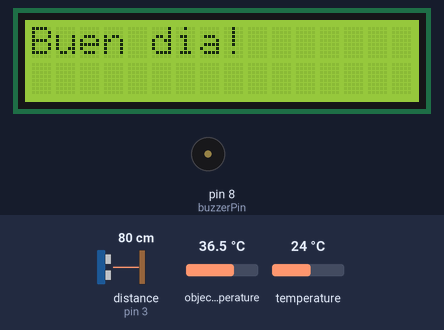
Bench run of a sketch on a simulated Arduino Uno, built with avr-gcc and run on an emulated ATmega328P. On the bench: 16×2 character LCD, buzzer (waves = sounding, pin HIGH). Wiring (inferred from the names in the program): ultrasonic range finder: trigger pin 2; echo pin 3. The inputs (shaded band) are chosen by the test bench; at power-on: distance to the obstacle (sensor on pin 3) 80 cm, object temperature 36.5 °C, temperature 24 °C. The echo pulse lasts 58.3 µs per cm; pins used as bus, display or sensor lines are not drawn; what the sketch prints to the serial monitor is not drawn.

Above: at 0.2 s.
1.3 s: distance to the obstacle (sensor on pin 3) set to 7 cm
5.6 s: distance to the obstacle (sensor on pin 3) set to 4 cm
At 7.9 s:
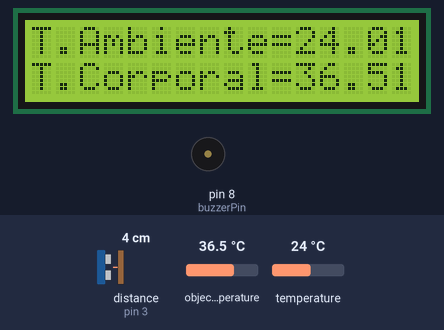
At 10.7 s:
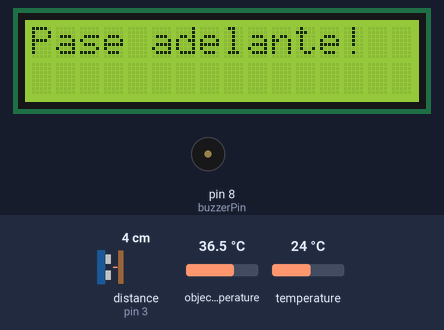
13.2 s: object temperature set to 20 °C
At 16.9 s:
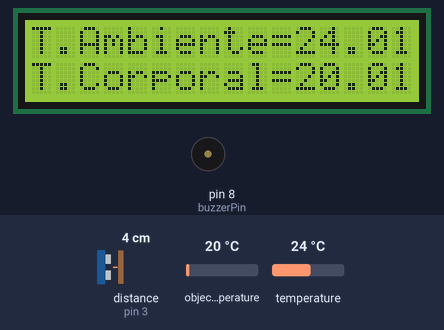
Timing chart, 0 to 18.4 s (numbered marks = the images above; inputs shaded):
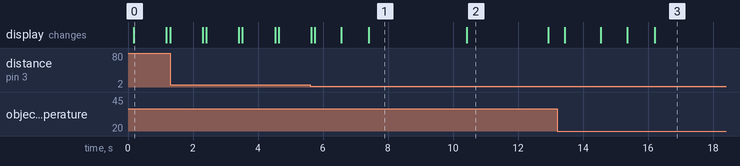

Measured:
- the behaviour switches between 6 and 5 cm on distance to the obstacle (sensor on pin 3) (found by bisection; images 0 and 1)
- after the input at 5.6 s, the display: first differs from a run without the input after 0.15 s (image 1 shows a later state)
- what the display in image 0 shows lasts 1.0 s, from 0.2 s to 1.2 s
- what the display in image 1 shows lasts 3.0 s, from 7.4 s to 10.4 s
- what the display in image 2 shows lasts 2.5 s, from 10.4 s to 12.9 s

The sketch:

corporal_temperature.ino
```cpp
#include <Wire.h>
#include <LiquidCrystal_I2C.h> //https://github.com/fdebrabander/Arduino-LiquidCrystal-I2C library
#include <Adafruit_MLX90614.h> //https://github.com/adafruit/Adafruit-MLX90614-Library
LiquidCrystal_I2C lcd(0x27, 16, 2);
Adafruit_MLX90614 mlx = Adafruit_MLX90614();
int SensorValue;
//pines sensor de distancia
const int Trigger = 2; //Pin digital 2 para el Trigger del sensor
const int Echo = 3; //Pin digital 3 para el echo del sensor
//leds
int LED_blancoPin = 5;
int LED_rojoPin = 6;
int LED_azulPin = 7;
//buzzer
int buzzerPin = 8;
void setup() {
 Serial.begin(9600);
 pinMode(Trigger, OUTPUT); //pin como salida
 pinMode(Echo, INPUT); //pin como entrada
 digitalWrite(Trigger, LOW);//Inicializamos el pin con 0
 pinMode (buzzerPin, OUTPUT);
 // inicializar LCD
 lcd.begin();
 //encender blacklight
 lcd.backlight();
 //inicializar sensor temp
 mlx.begin();
}
void loop() {
 //sensor de movimiento
 long t; //tiempo que demora en llegar el eco
long dis; //distancia en centimetros
 digitalWrite(Trigger, HIGH);
 delayMicroseconds(10); //Enviamos un pulso de 10us
 digitalWrite(Trigger, LOW);
 t = pulseIn(Echo, HIGH); //obtenemos el ancho del pulso
 dis = t/59; //escalamos el tiempo a una distancia en cm
 delay (100);
 //sensor temperatura
 SensorValue = mlx.readObjectTempC(); //guarda la temperatura del "objeto"
 if (dis<5){
 digitalWrite (LED_blancoPin, HIGH);
 lcd.backlight();
 lcd.print("Bienvenido(a)");
 delay (800);
 lcd.clear();
 lcd.print("al IICA");
 delay (800);
 lcd.clear();
 if (SensorValue < 37.5) {
 digitalWrite (LED_blancoPin, LOW);
 digitalWrite (LED_azulPin, HIGH);
 lcd.clear();
 lcd.setCursor(0,0);
 Serial.print("T.Ambiente="); Serial.print(mlx.readAmbientTempC());
 lcd.print("T.Ambiente="); lcd.print(mlx.readAmbientTempC());
 lcd.setCursor(0,1);
 Serial.print("T.Corporal="); Serial.print(mlx.readObjectTempC());
 lcd.print("T.Corporal="); lcd.print(mlx.readObjectTempC());
 delay (3000);
 lcd.clear();
 lcd.print("Pase adelante!");
 delay (2500);
 lcd.clear();
 lcd.print("Por favor");
 delay (500);
 lcd.clear();
 digitalWrite (LED_azulPin, LOW);
 }
 else {
 digitalWrite (LED_blancoPin, LOW);
 digitalWrite (LED_rojoPin, HIGH);
 lcd.clear();
 lcd.setCursor(0,0);
 Serial.print("T.Ambiente="); Serial.print(mlx.readAmbientTempC());
 lcd.print("T.Ambiente="); lcd.print(mlx.readAmbientTempC());
 lcd.setCursor(0,1);
 Serial.print("T.Corporal="); Serial.print(mlx.readObjectTempC());
 lcd.print("T.Corporal="); lcd.print(mlx.readObjectTempC());
 delay (3000);
 lcd.clear();
 digitalWrite (buzzerPin, HIGH);
 lcd.print("Dirijase al");
 delay (1000);
 lcd.clear();
 lcd.print ("Consultorio.");
 delay (1500);
 lcd.clear();
 lcd.print("Por favor");
 delay (500);
 lcd.clear();
 digitalWrite (LED_rojoPin, LOW);
 digitalWrite (buzzerPin, LOW);
 }
}
 else
 lcd.print("Buen dia!");
 delay (1000);
 lcd.clear();
}
```
